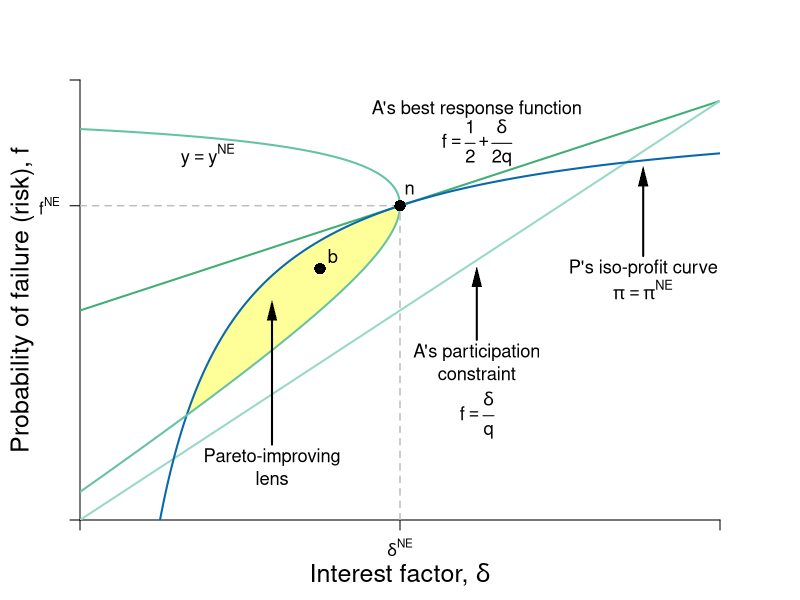

Source code (R):
#Graph Designer: Simon Halliday
#Authors: Bowles, Foley and Halliday
#Title: Coordination, Conflict and Competition: A Text in Microeconomics

library(shape)
pdf(file = "credit/non_contractual_risk.pdf", width = 8, height = 6)

#Set parameters for graphics
axislabelsize <- 1.5
labelsize <- 1.1
graphlinewidth <- 2
segmentlinewidth <- 1.5

COL <- c("#7fc97f", "#beaed4", "#fdc086", "#ffff99", "#386cb0", "#f0027f", "#bf5b17", "#666666")
COLA <- c("#e0f3db", "#99d8c9","#66c2a4","#41ae76", "#238b45", "#005824")
COLB <- c("#c6dbef", "#4eb3d3", "#2b8cbe", "#0868ac","#084081")

#Edited the margins to cater for the larger LHS labels
par(mar =  c(4, 4, 4, 4))

brfFn <- function(delta, q = 1) {
  .5 + (delta / (2 * q)) 
}

PCFn <- function(delta, q = 1) {
  delta/q
}

isoreturnFn <- function(delta, pi=0.125) {
  1 - (pi)/delta
}


yFn <- function(d1, f1, q = 1){
  q*f1*(1 - f1) - d1*(1 - f1)
}

profitFn <- function(d1, q = 1){
  d1/2 - (1/(2*q))*(d1)^2
}

ylow <- function(delta, q = 1, ybar = 0.0625){
  (-sqrt(delta^2 - 2*delta*q + q^2 - 4*q*ybar) + delta + q)/(2*q)
}

yhigh <- function(delta, q = 1, ybar = 0.0625){
  (sqrt(delta^2 - 2*delta*q + q^2 - 4*q*ybar) + delta + q)/(2*q)
}

xlims <- c(0, 1)
ylims <- c(0, 1.05)

npts <- 501 
d1 <- seq(xlims[1], xlims[2], length.out = npts)
f1 <- seq(ylims[1], ylims[2], length.out = npts) 
a <- c(0.0625)

plot(0, 0, xlim = xlims, ylim = ylims, type = "n",
     xlab = expression(paste("")),
     ylab = expression(paste("")), 
     xaxt = "n", 
     yaxt = "n", 
     cex.lab = axislabelsize, 
     bty = "n", 
     xaxs="i", 
     yaxs="i"
)


# ticksy <- seq(from = 0, to = ylims[2], by = 0.1)
# ylabels <- seq(from = 0, to = ylims[2], by = 0.1)
# ticksx <- seq(from = 0, to = xlims[2], by = 0.1)
# xlabels <- seq(from = 0, to = xlims[2], by = 0.1)
ticksy <- c(ylims[1], brfFn(delta = 0.5), ylims[2])
ylabels <- c(NA, expression(paste(f^{NE})), NA)
ticksx <- c(xlims[1], 0.5, xlims[2])
xlabels <- c(NA, expression(paste(delta^{NE})), NA)

axis(1, at = ticksx, pos = 0, labels = xlabels)
axis(2, at = ticksy, pos = 0, labels = ylabels, las = 1)

npts <- 503 
xx1 <- seq(xlims[1], xlims[2], length.out = npts)
xx2 <- seq(0, 1, length.out = npts)

xpoly1 <- seq(from = 0.168, to = 0.5, length.out = 500)
ypoly1 <- ylow(xpoly1)
ypoly2 <- isoreturnFn(xpoly1)
polygon(x = c(xpoly1, rev(xpoly1)), y = c(ypoly1, rev(ypoly2)), col=COL[4], density=NULL, border = NA)


#Draw the graphs
lines(xx1, brfFn(xx1), col = COLA[4], lwd = graphlinewidth)
lines(xx1, PCFn(xx1), col = COLA[2], lwd = graphlinewidth)
lines(xx1, isoreturnFn(xx1), col = COLB[4], lwd = graphlinewidth)
#lines(xx2, ylow(xx2, ybar = 0.05), col = COLA[4], lwd = graphlinewidth)
#lines(xx2, yhigh(xx2, ybar = 0.05), col = COLA[4], lwd = graphlinewidth)
#lines(xx1, indiffA(xx1, alpha = 0.5, uA = 4), col = COLB[5], lwd = graphlinewidth)
#lines(xx1, ff(xx1, c = 9, s = 1.34), col = COL[3], lwd = graphlinewidth)
# lines(xx3, trsline(xx3, constant = 16), col = "gray", lty = 2, lwd = graphlinewidth)
# lines(xx4, trsline(xx4, constant = 8, slope = 1), col = "gray", lty = 2, lwd = graphlinewidth)
# lines(xx5, trsline(xx5, constant = 4, slope = 0.25), col = "gray", lty = 2, lwd = graphlinewidth)
#lines(xx4, mcline(xx4, constant = totalcost(x = 3, c0 = 2, c1 = 0.05, c2 = 0.05) - 3*marginalcost(x = 3, c1 = 0.05, c2 = 0.05), slope = marginalcost(x = 3, c1 = 0.05, c2 = 0.05)), col = "gray", lty = 2, lwd = graphlinewidth)



#Label the feasible frontier
# text(3.2, 1, expression("Feasible Frontier"), cex = labelsize)
# text(3.2, 0.5, expression("(production possibilities frontier)"), cex = labelsize)
# Arrows(4.35, 0.95, 8.1, 0.95, col = "black", lty = 1, lwd = 2, arr.type = "triangle", arr.lwd = 0.5)

#Axis labels
mtext(expression(paste("Interest factor, ", delta)), side = 1, line = 2.5, cex = axislabelsize)
text(-0.09, 0.5*(ylims[2]), expression(paste("Probability of failure (risk), ", f)), xpd = TRUE, cex = axislabelsize, srt = 90) 


contour(d1, f1,
        outer(d1, f1, yFn),
        drawlabels = FALSE,
        col = COLA[3],
        lwd = graphlinewidth,
        levels = a,
        xaxs="i",
        yaxs="i",
        add = TRUE)


#Label the indifference curves
# text(9, 1, expression(paste("Lily's, ", u[1]^L)), cex = labelsize)
# text(9, 2.3, expression(paste("Peyton's, ", u[1]^P)), cex = labelsize)

# text(8, 4, expression(paste(trs(l,k) == frac(2,8), phantom() == 0.25)), cex = labelsize)
# Arrows(8, 3.6, 8, 2.4, col = "black", lty = 1, lwd = 2, arr.type = "triangle", arr.lwd = 0.5)
# 
# text(4, 6, expression(paste(trs(l,k) == frac(4,4), phantom()==1)), cex = labelsize)
# Arrows(4, 5.6, 4, 4.4, col = "black", lty = 1, lwd = 2, arr.type = "triangle", arr.lwd = 0.5)
# 
# text(4, 8, expression(paste(trs(l,k) == frac(8,2), phantom() == 4)), cex = labelsize)
# Arrows(3.05, 8, 2.3, 8, col = "black", lty = 1, lwd = 2, arr.type = "triangle", arr.lwd = 0.5)


#Label feasible and infeasible
#text(8, 9, expression(paste(trs(l,k) == frac(x[l], x[k]), phantom() == frac(mp[l], mp[k]), phantom() == -frac(dk,dl))), cex = labelsize)
#text(3, 2.5, expression(paste("with plan ", (list(x, l, k)) )), cex = labelsize)

# text(8, 8.5, expression(paste("Production set:")), cex = labelsize)
# text(8, 8, expression(paste(x = bar(x), " feasible")), cex = labelsize)
# text(8, 7.5, expression(paste("with plan ", (list(x, l, k)) )), cex = labelsize)

#text(9.5, 3.15, expression(u[2]^A), cex = labelsize)
#text(9.5, 5.85, expression(u[3]^A), cex = labelsize)


# segments(0, 8, 2.9705, 8, lty = 2, col = "gray" , lwd = segmentlinewidth)
# segments(2.9705, 0, 2.9705, 8, lty = 2, col = "gray" , lwd = segmentlinewidth)
# segments(2, 0, 2, 8, lty = 2, col = "gray" , lwd = segmentlinewidth)
# segments(4, 0, 4, 4, lty = 2, col = "gray" , lwd = segmentlinewidth)
# segments(0, 4, 4, 4, lty = 2, col = "gray" , lwd = segmentlinewidth)
# 
# 
segments(0.5, 0, 0.5, brfFn(delta = 0.5), lty = 2, col = "gray" , lwd = segmentlinewidth)
segments(0, brfFn(delta = 0.5), 0.5, brfFn(delta = 0.5), lty = 2, col = "gray" , lwd = segmentlinewidth)

# 
# segments(8, 0, 8,indiffA(x = 8)  , lty = 2, col = "gray" , lwd = segmentlinewidth)
# segments(0, indiffA(x = 8) , 8,indiffA(x = 8)  , lty = 2, col = "gray" , lwd = segmentlinewidth)

#Annotate points (4,4),(2,8),(8,2) on feasibility frontier
text(0.5+0.015, isoreturnFn(0.5) + 0.04, expression(paste(n)), cex = labelsize)
points(0.5, isoreturnFn(0.5), pch = 16, col = "black", cex = 1.5)

text(0.375+0.02, 0.6+0.03, expression(paste(b)), cex = labelsize)
points(0.375, 0.6, pch = 16, col = "black", cex = 1.5)

#text(0.2, 1.01, expression(paste("Iso-expected income curves")), cex = labelsize)
#text(0.2, 0.95, expression(paste(y[1] == y^L)), cex = labelsize)
text(0.2, 0.87, expression(paste(y == y^{NE})), cex = labelsize)
#text(0.2, 0.77, expression(paste(y[3] == y^H)), cex = labelsize)

text(0.62, 0.98, expression(paste("A's best response function")), cex = labelsize)
text(0.62, 0.9, expression(paste(f == frac(1,2) + frac(delta, 2*q))), cex = labelsize)

text(0.62, 0.4, expression(paste("A's participation")), cex = labelsize)
text(0.62, 0.35, expression(paste("constraint")), cex = labelsize)
text(0.62, 0.25, expression(paste(f == frac(delta, q))), cex = labelsize)
Arrows(0.62, 0.43, 0.62, 0.58, col = "black", lty = 1, lwd = 2, arr.type = "triangle", arr.lwd = 0.5)


text(0.88, 0.6, expression(paste("P's iso-profit curve")), cex = labelsize)
text(0.88, 0.55, expression(paste(pi == pi^{NE})), cex = labelsize)
Arrows(0.88, 0.63, 0.88, 0.82, col = "black", lty = 1, lwd = 2, arr.type = "triangle", arr.lwd = 0.5)

text(0.3, 0.15, expression(paste("Pareto-improving")), cex = labelsize)
text(0.3, 0.1, expression(paste("lens")), cex = labelsize)
Arrows(0.3, 0.18, 0.3, 0.5, col = "black", lty = 1, lwd = 2, arr.type = "triangle", arr.lwd = 0.5)


dev.off()
